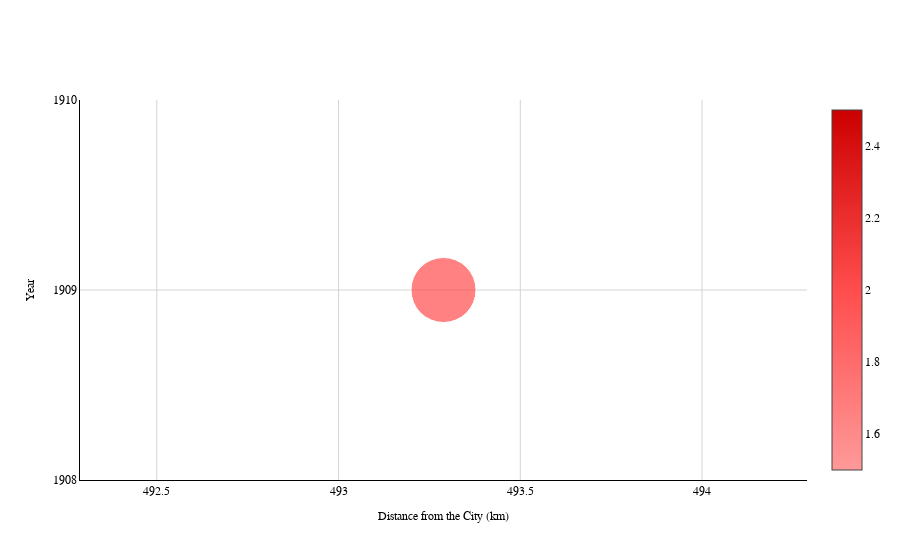

Notebook code cell kept with this figure:
### Code cell
def get_earthquake_data():
    url = "http://www.ngdc.noaa.gov/hazel/hazard-service/api/v1/earthquakes"
    response = requests.get(url, params={"minYear": 1900, "maxYear": datetime.now().year})
    response.raise_for_status()  # Check if the request was successful
    eq_json = response.json()
    eq = pd.json_normalize(eq_json, record_path=['items'])
    return eq
def get_earthquake_timeline():
    damages = {
        "0": "None",
        "1": "Limited",
        "2": "Moderate",
        "3": "Severe",
        "4": "Extreme"
    }

    severity_colors = {
        "Low": "#ff9999",
        "Moderate": "#ff4d4d",
        "High": "#cc0000"
    }

    eq = get_earthquake_data()

    city_point = features.unary_union.centroid

    eq_near = eq.dropna(subset=['latitude', 'longitude'])
    eq_near['geometry'] = eq_near.apply(lambda row: Point(row['longitude'], row['latitude']), axis=1)
    eq_near = gpd.GeoDataFrame(eq_near, geometry='geometry', crs='EPSG:4326')

    eq_near = eq_near.to_crs("EPSG:3857")
    city_point = gpd.GeoSeries([city_point], crs="EPSG:4326").to_crs("EPSG:3857").iloc[0]

    eq_near['distance'] = eq_near.geometry.distance(city_point) / 1000  
    eq_near['magXdist'] = eq_near['eqMagnitude'] * (2000 - eq_near['distance'])

    eq_near['damageAmountOrder'] = eq_near['damageAmountOrder'].fillna(0).astype(int)
    eq_near['damageMillionsDollars'] = eq_near['damageMillionsDollars'].fillna(0).astype(float)
    eq_near['deaths'] = eq_near['deaths'].fillna(0).astype(int)
    eq_near['deathsAmountOrder'] = eq_near['deathsAmountOrder'].fillna(0).astype(int)
    eq_near['eqMagnitude'] = eq_near['eqMagnitude'].fillna(0).astype(float)
    eq_near['intensity'] = eq_near['intensity'].fillna(0).astype(int)

    conditions = (
        (eq_near['damageAmountOrder'] >= 2) |
        (eq_near['damageMillionsDollars'] >= 1) |
        (eq_near['deaths'] >= 10) |
        (eq_near['deathsAmountOrder'] >= 2) |
        (eq_near['eqMagnitude'] >= 7.5) |
        (eq_near['intensity'] >= 10) |
        (~eq_near['tsunamiEventId'].isna())
    )

    eq_near = eq_near[conditions & (eq_near['distance'] < 500)]

    eq_text = eq_near.copy()
    if 'locationName' in eq_text.columns:
        eq_text['locationName'] = eq_text['locationName'].astype(str)
        eq_text['location'] = eq_text['locationName'].str.extract(r"([^:][\s]+.*)", expand=False).str.strip()
    else:
        eq_text['location'] = ""

    eq_text['fatalities'] = eq_text['deaths'].apply(lambda x: f"{int(x):,} fatalities" if pd.notna(x) else "")
    eq_text['fatalities'] = eq_text['fatalities'].str.replace("1 fatalities", "1 fatality")
    eq_text['fatalities'] = eq_text['fatalities'].str.replace("NA fatalities", "")
    eq_text['damage'] = eq_text['damageAmountOrder'].apply(lambda x: damages.get(str(int(x)), "Unknown") + " damage")
    eq_text['day'] = eq_text['day'].fillna(1).astype(int)
    eq_text['BEGAN'] = pd.to_datetime(eq_text[['year', 'month', 'day']])

    eq_text = eq_text.sort_values(by='BEGAN')
    eq_text['line1'] = eq_text['BEGAN'].dt.strftime('%B %Y').str.upper()
    eq_text['line2'] = eq_text.apply(lambda row: f"{row['eqMagnitude']}-magnitude; {int(row['distance']):,} km away", axis=1)
    eq_text['line3'] = eq_text['damage']
    eq_text['line4'] = eq_text['fatalities']
    eq_text['text'] = eq_text.apply(lambda row: f"{row['line1']}\n{row['line2']}\n{row['line3']}\n{row['line4']}", axis=1)
    eq_text['above_line'] = (2 * (np.arange(len(eq_text)) % 2) - 1) * -1

    eq_text_select = eq_text.nlargest(10, 'magXdist').sort_values(by='BEGAN')

    eq_text_select['severity_color'] = eq_text_select['damageAmountOrder'].apply(lambda x: severity_colors.get(str(int(x)), 'black'))

    plt.figure(figsize=(12.5, 6))
    scatter = plt.scatter(eq_text_select['distance'], eq_text_select['BEGAN'].dt.year, s=eq_text_select['eqMagnitude'] * 100, alpha=0.6, c=eq_text_select['severity_color'], edgecolors="w", linewidth=0.5)
    for _, row in eq_text_select.iterrows():
        plt.text(row['distance'] + 0.1, row['BEGAN'].year + 0.1, row['text'], fontsize=8, ha='left')
    plt.xlabel('Distance from the City (km)')
    plt.ylabel('Year')
    plt.title('Significant Earthquakes within 500 km of the city since 1900')
    plt.grid(True, linestyle='--', linewidth=0.5)
    plt.tight_layout()
    render_path = os.path.join(render_folder, f"{city}_earthquake_timeline.png")
    plt.savefig(render_path, bbox_inches='tight')
    plt.show()

    fig = go.Figure()

    fig.add_trace(go.Scatter(
        x=eq_text_select['distance'],
        y=eq_text_select['BEGAN'].dt.year,
        mode='markers+text',
        marker=dict(
            size=eq_text_select['eqMagnitude'] * 10,
            color=eq_text_select['damageAmountOrder'],
            colorscale=['#ff9999', '#ff4d4d', '#cc0000'],
            showscale=True
        ),
        textposition='top center'
    ))

    fig.update_layout(
        template='plotly_white',
        xaxis=dict(
            title='Distance from the City (km)',
            linecolor='black', 
            titlefont=font_dict
        ),
        autosize=True,
        yaxis=dict(
            title='Year',
            tickmode='linear',  
            dtick=1,
            linecolor='black',
            titlefont=font_dict
        ),
        font=font_dict,
        showlegend=False,
        plot_bgcolor='white'  
    )
    fig.show()
    fig.write_html(render_path.replace('.png', '.html'), full_html=False, include_plotlyjs='cdn')
get_earthquake_timeline()

### Figure 1 — Plotly figure (JSON) as saved in the notebook; plotly's stock layout.template omitted (floating-point values rounded to 4 significant figures)
{"data": [{"marker": {"color": [2], "colorscale": [[0, "#ff9999"], [0.5, "#ff4d4d"], [1, "#cc0000"]], "showscale": true, "size": [65]}, "mode": "markers+text", "textposition": "top center", "type": "scatter", "x": [493.3], "y": [1909]}], "layout": {"autosize": true, "font": {"color": "black", "family": "system-ui, -apple-system, \"Segoe UI\", Roboto, \"Helvetica Neue\", Arial, \"Noto Sans\", \"Liberation Sans\", sans-serif, \"Apple Color Emoji\", \"Segoe UI Emoji\", \"Segoe UI Symbol\", \"Noto Color Emoji\"", "size": 12}, "plot_bgcolor": "white", "showlegend": false, "xaxis": {"gridcolor": "lightgrey", "linecolor": "black", "title": {"font": {"color": "black", "family": "system-ui, -apple-system, \"Segoe UI\", Roboto, \"Helvetica Neue\", Arial, \"Noto Sans\", \"Liberation Sans\", sans-serif, \"Apple Color Emoji\", \"Segoe UI Emoji\", \"Segoe UI Symbol\", \"Noto Color Emoji\"", "size": 12}, "text": "Distance from the City (km)"}}, "yaxis": {"dtick": 1, "gridcolor": "lightgrey", "linecolor": "black", "tickmode": "linear", "title": {"font": {"color": "black", "family": "system-ui, -apple-system, \"Segoe UI\", Roboto, \"Helvetica Neue\", Arial, \"Noto Sans\", \"Liberation Sans\", sans-serif, \"Apple Color Emoji\", \"Segoe UI Emoji\", \"Segoe UI Symbol\", \"Noto Color Emoji\"", "size": 12}, "text": "Year"}}}}
